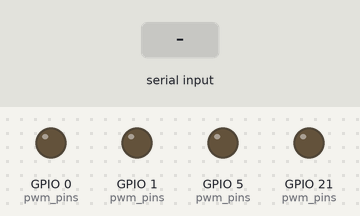
Bench run of a sketch on a simulated ESP32. Shown: output pins drawn as LEDs (lit = HIGH). Inputs (shaded band) come from the test bench.

Above: at 1.2 s.
1.3 s: "90;45;200\n" received over Serial
At 2.1 s:
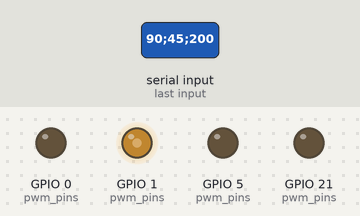
2.8 s: ";" received over Serial
At 3.2 s:
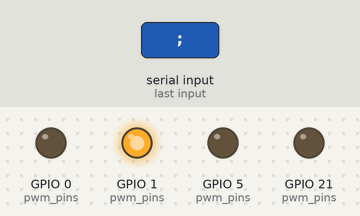
4.3 s: "1;90\n" received over Serial
At 5.5 s:
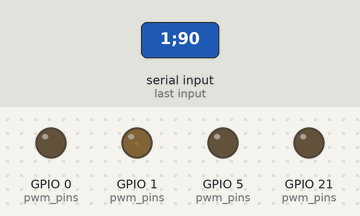
5.8 s: "30;150;10\n" received over Serial
At 6.7 s:
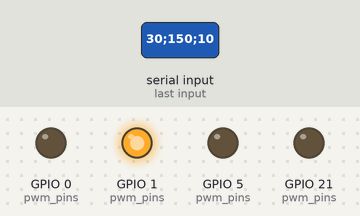
Timing chart, 0 to 8.3 s (numbered marks = the images above; inputs shaded):
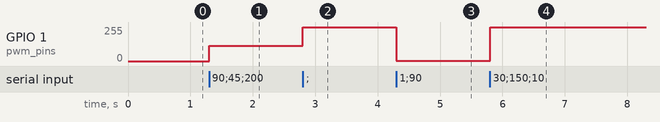

The sketch:

sketch_feb22a.ino
```cpp
#include <Arduino.h>
#include "driver/ledc.h"  // 需要包含 LEDC 头文件

// 目标输出 GPIO
const int pwm_pins[] = {1, 0, 5, 21};
const int pwm_channels[] = {LEDC_CHANNEL_0, LEDC_CHANNEL_1, LEDC_CHANNEL_2, LEDC_CHANNEL_3};

// PWM 配置
#define LEDC_TIMER          LEDC_TIMER_0
#define LEDC_MODE           LEDC_LOW_SPEED_MODE
#define LEDC_FREQUENCY      5000 // 5kHz
#define LEDC_RESOLUTION     LEDC_TIMER_12_BIT // 12-bit 分辨率（0~4095）

void setup() {
    Serial.begin(115200); // 初始化串口

    // 配置 LEDC Timer
    ledc_timer_config_t ledc_timer = {
        .speed_mode = LEDC_MODE,
        .duty_resolution = LEDC_RESOLUTION,
        .timer_num = LEDC_TIMER,
        .freq_hz = LEDC_FREQUENCY,
        .clk_cfg = LEDC_AUTO_CLK
    };
    ledc_timer_config(&ledc_timer);

    // 初始化 PWM 通道
    for (int i = 0; i < 4; i++) {
        ledc_channel_config_t ledc_channel = {
            .gpio_num = pwm_pins[i],
            .speed_mode = LEDC_MODE,
            .channel = (ledc_channel_t)pwm_channels[i],
            .intr_type = LEDC_INTR_DISABLE,
            .timer_sel = LEDC_TIMER,
            .duty = 0, // 初始占空比 0
            .hpoint = 0
        };
        ledc_channel_config(&ledc_channel);
    }
}

void loop() {
    static String inputString = "";
    while (Serial.available()) {
        char c = Serial.read();
        if (c == ';') {  // 解析结束符
            processInput(inputString);
            inputString = "";
        } else {
            inputString += c;
        }
    }
}

// 解析数据并输出 PWM
void processInput(String data) {
    int values[4] = {0};
    int index = 0;
    char *token = strtok((char *)data.c_str(), ",");

    while (token != NULL && index < 4) {
        values[index] = constrain(atoi(token), 0, 100);
        token = strtok(NULL, ",");
        index++;
    }

    // 映射 0~100 到 PWM (0~4095 = 0~3V)
    for (int i = 0; i < 4; i++) {
        int duty = map(values[i], 0, 100, 0, 4095);
        ledc_set_duty(LEDC_MODE, (ledc_channel_t)pwm_channels[i], duty);
        ledc_update_duty(LEDC_MODE, (ledc_channel_t)pwm_channels[i]);
    }
}
```

Measured:
- after the input at 1.3 s, GPIO 1 (pwm_pins): 0/255 → 115/255 at once
- after the input at 2.8 s, GPIO 1 (pwm_pins): 115/255 → 255/255 at once
- after the input at 4.3 s, GPIO 1 (pwm_pins): 255/255 → 2/255 at once
- after the input at 5.8 s, GPIO 1 (pwm_pins): 2/255 → 255/255 at once
